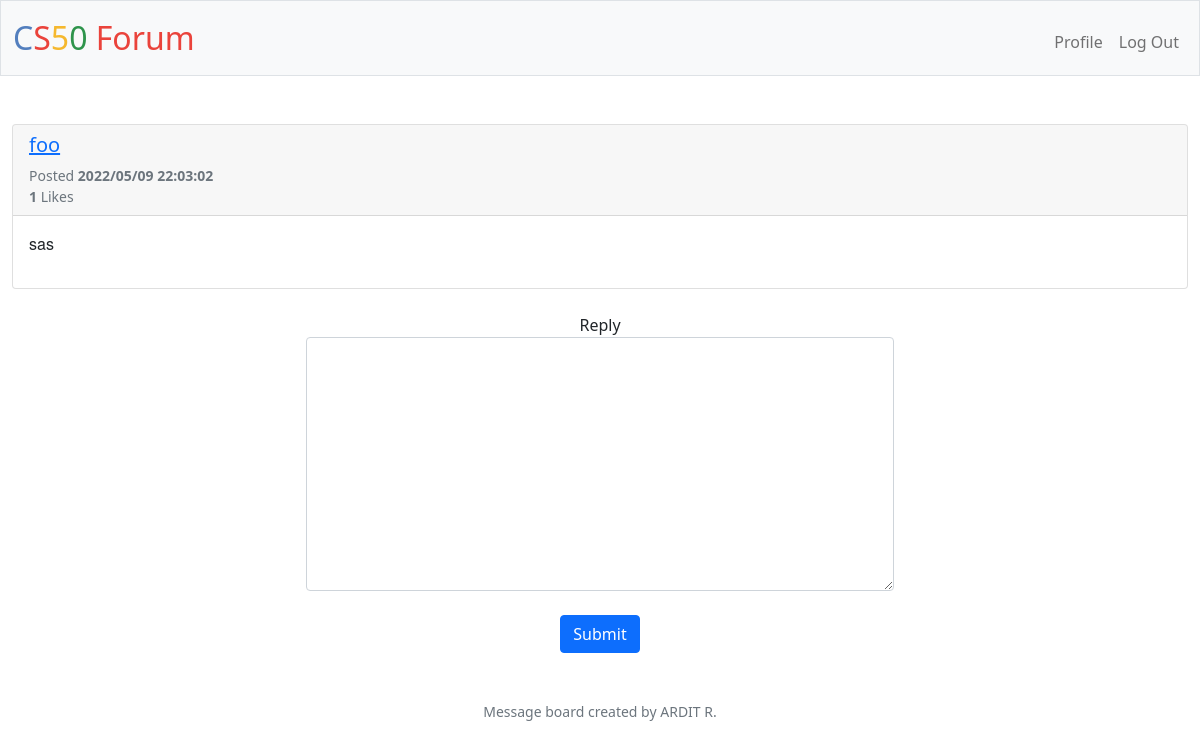
The page /reply_form?reply_id=76 (signed in) on the database its author committed.
### tables this page shows
CREATE TABLE 'replies' (thread_id INTEGER NOT NULL, id INTEGER PRIMARY KEY AUTOINCREMENT NOT NULL, user TEXT NOT NULL, message TEXT NOT NULL, date TEXT NOT NULL, likes INTEGER NOT NULL DEFAULT 0, response INTEGER, response_id INTEGER, response_message TEXT, response_user TEXT, response_date TEXT, user_id INTEGER CANNOT BE NULL, FOREIGN KEY(thread_id) REFERENCES thread(id));

### app.py (the view)
@app.route("/reply_form", methods=["GET", "POST"])
@login_required
def reply_form():
    if request.method == "GET":
        id = request.args.get("reply_id")
        row = db.execute("SELECT * FROM replies WHERE id = ?", id)
        thread_id = row[0]["thread_id"]
        y = db.execute("SELECT * FROM replies WHERE id = ? AND thread_id = ?", id, thread_id)
        if len(y) < 1:
            return apology("That post is not in this thread!")
        return render_template("reply.html", row=row)

### app.py (called while the page is built)
@app.after_request
def after_request(response):
    response.headers["Cache-Control"] = "no-cache, no-store, must-revalidate"
    response.headers["Expires"] = 0
    response.headers["Pragma"] = "no-cache"
    return response

### helpers.py (called while the page is built)
def login_required(f):
    @wraps(f)
    def decorated_function(*args, **kwargs):
        if session.get("user_id") is None:
            return redirect("/login")
        return f(*args, **kwargs)
    return decorated_function

### templates/reply.html (shortened to what this page needs)
{% extends "layout.html" %}
{% block main %}
{% for row in row %}
<div class="card mb-4">
    <div class="card-header">
        <div style="text-align:left" class="media flex-wrap w-100">
            <div class="media-body ml-3"> <a style="text-align:left" href="javascript:void(0)" data-abc="true"><h5>{{ row["user"] }}</h5></a>
            </div>
            <div class="text-muted small ml-3">
                <div>Posted <strong>{{ row["date"] }}</strong></div>
                <div><strong>{{ row["likes"] }}</strong> Likes</div>
            </div>
        </div>
    </div>
    <div class="card-body d-flex">
        <pre style="white-space: pre-wrap" id="text{{ row["id"] }}">{{ row["message"] }}</pre>
    </div>
</div>
{% endfor %}
<form action="/reply_legit" method="post" style="margin:auto; width:50%">
    <div class="form-group">
        <label for="message">Reply</label>
        <br>
        <textarea class="form-control" name="message" rows="10"></textarea>
    </div>
    <br>
    <button class="btn btn-primary" type="submit">Submit</button>
</form>
{% endblock %}

### static/styles.css (style rules this page uses)
pre { font-family: "Helvetica Neue", Helvetica, Arial, sans-serif; font-size: 16px; line-height: 1.5; text-align: left; }

### rows shown on the page
replies: user "foo", date "2022/05/09 22:03:02", likes "1", message "sas"
